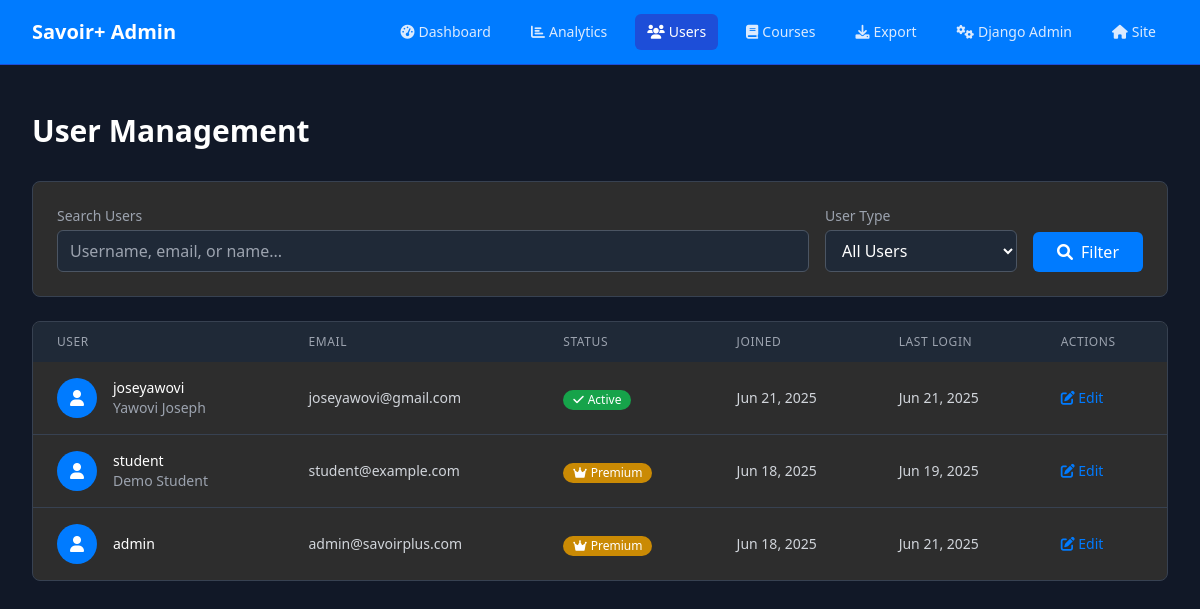
Page /manage/users/ (signed in) on the committed database.
### lms/models.py (models this page shows, shortened)
class User(AbstractUser):
    is_paid_user = models.BooleanField(default=False, verbose_name=_('Is Paid User'))
    trial_start_date = models.DateTimeField(auto_now_add=True, verbose_name=_('Trial Start Date'))
    trial_end_date = models.DateTimeField(blank=True, null=True, verbose_name=_('Trial End Date'))
    def save(self, *args, **kwargs):
        if not self.trial_start_date:
            from django.utils import timezone
            self.trial_start_date = timezone.now()
        if not self.trial_end_date and self.trial_start_date:
            self.trial_end_date = self.trial_start_date + timedelta(days=15)
        super().save(*args, **kwargs)

### lms/views.py (the view, shortened to what this page needs)
# urls.py: path('manage/users/', views.admin_user_management, name='admin_user_management'),
@staff_member_required
def admin_user_management(request):
    users = User.objects.all().order_by('-date_joined')
    search_query = request.GET.get('search', '')
    paginator = Paginator(users, 25)
    page_number = request.GET.get('page')
    users = paginator.get_page(page_number)
    context = {
        'users': users,
        'search_query': search_query,
        'total_users': User.objects.count(),
        'active_users': User.objects.filter(is_active=True).count(),
        'paid_users': User.objects.filter(is_paid_user=True).count(),
    }
    return render(request, 'admin/user_management.html', context)

### templates/admin/user_management.html (shortened to what this page needs)
<!DOCTYPE html>
<html lang="en">
<head>
    <script src="https://cdn.tailwindcss.com"></script>
    <link rel="stylesheet" href="https://cdnjs.cloudflare.com/ajax/libs/font-awesome/6.0.0/css/all.min.css">
</head>
<body class="bg-gray-900 text-white">
    <nav class="bg-primary border-b border-blue-700">
        <div class="max-w-7xl mx-auto px-4 sm:px-6 lg:px-8">
            <div class="flex justify-between h-16">
                <div class="flex items-center">
                    <h1 class="text-xl font-bold text-white">Savoir+ Admin</h1>
                </div>
                <div class="flex items-center space-x-4">
                    <a href="/manage/" class="px-3 py-2 rounded-md text-sm font-medium text-blue-100 hover:bg-blue-700">
                        <i class="fas fa-tachometer-alt mr-1"></i>Dashboard
                    </a>
                    <a href="/manage/analytics/" class="px-3 py-2 rounded-md text-sm font-medium text-blue-100 hover:bg-blue-700">
                        <i class="fas fa-chart-bar mr-1"></i>Analytics
                    </a>
                    <a href="/manage/users/" class="px-3 py-2 rounded-md text-sm font-medium bg-blue-700 text-white">
                        <i class="fas fa-users mr-1"></i>Users
                    </a>
                    <a href="/manage/courses/" class="px-3 py-2 rounded-md text-sm font-medium text-blue-100 hover:bg-blue-700">
                        <i class="fas fa-book mr-1"></i>Courses
                    </a>
                    <a href="/manage/export/" class="px-3 py-2 rounded-md text-sm font-medium text-blue-100 hover:bg-blue-700">
                        <i class="fas fa-download mr-1"></i>Export
                    </a>
                    <a href="/admin/" class="px-3 py-2 rounded-md text-sm font-medium text-blue-100 hover:bg-blue-700">
                        <i class="fas fa-cogs mr-1"></i>Django Admin
                    </a>
                    <a href="/" class="px-3 py-2 rounded-md text-sm font-medium text-blue-100 hover:bg-blue-700">
                        <i class="fas fa-home mr-1"></i>Site
                    </a>
                </div>
            </div>
        </div>
    </nav>
    <div class="max-w-7xl mx-auto py-6 sm:px-6 lg:px-8">
        <div class="px-4 py-6 sm:px-0">
            <h1 class="text-3xl font-bold text-white mb-8">User Management</h1>
            <div class="bg-dark-card rounded-lg p-6 border border-gray-700 mb-6">
                <form method="get" class="flex flex-wrap gap-4">
                    <div class="flex-1 min-w-64">
                        <label class="block text-sm font-medium text-gray-400 mb-1">Search Users</label>
                        <input type="text" name="search" value="{{ search }}"
                               placeholder="Username, email, or name..."
                               class="w-full px-3 py-2 bg-gray-800 border border-gray-600 rounded-md text-white focus:outline-none focus:ring-2 focus:ring-primary">
                    </div>
                    <div class="min-w-48">
                        <label class="block text-sm font-medium text-gray-400 mb-1">User Type</label>
                        <select name="type" class="w-full px-3 py-2 bg-gray-800 border border-gray-600 rounded-md text-white focus:outline-none focus:ring-2 focus:ring-primary">
                            <option value="all" {% if user_type == 'all' %}selected{% endif %}>All Users</option>
                        </select>
                    </div>
                    <div class="flex items-end">
                        <button type="submit" class="px-6 py-2 bg-primary text-white rounded-md hover:bg-blue-600 focus:outline-none focus:ring-2 focus:ring-primary">
                            <i class="fas fa-search mr-2"></i>Filter
                        </button>
                    </div>
                </form>
            </div>
            <div class="bg-dark-card rounded-lg border border-gray-700 overflow-hidden">
                <div class="overflow-x-auto">
                    <table class="w-full">
                        <thead class="bg-gray-800">
                            <tr>
                                <th class="px-6 py-3 text-left text-xs font-medium text-gray-400 uppercase tracking-wider">User</th>
                                <th class="px-6 py-3 text-left text-xs font-medium text-gray-400 uppercase tracking-wider">Email</th>
                                <th class="px-6 py-3 text-left text-xs font-medium text-gray-400 uppercase tracking-wider">Status</th>
                                <th class="px-6 py-3 text-left text-xs font-medium text-gray-400 uppercase tracking-wider">Joined</th>
                                <th class="px-6 py-3 text-left text-xs font-medium text-gray-400 uppercase tracking-wider">Last Login</th>
                                <th class="px-6 py-3 text-left text-xs font-medium text-gray-400 uppercase tracking-wider">Actions</th>
                            </tr>
                        </thead>
                        <tbody class="divide-y divide-gray-700">
                            {% for user in users %}
                            <tr class="hover:bg-gray-800">
                                <td class="px-6 py-4 whitespace-nowrap">
                                    <div class="flex items-center">
                                        <div class="w-10 h-10 bg-primary rounded-full flex items-center justify-center">
                                            <i class="fas fa-user text-white"></i>
                                        </div>
                                        <div class="ml-4">
                                            <div class="text-sm font-medium text-white">{{ user.username }}</div>
                                            <div class="text-sm text-gray-400">{{ user.first_name }} {{ user.last_name }}</div>
                                        </div>
                                    </div>
                                </td>
                                <td class="px-6 py-4 whitespace-nowrap text-sm text-gray-300">{{ user.email }}</td>
                                <td class="px-6 py-4 whitespace-nowrap">
                                    {% if user.is_paid_user %}
                                    <span class="inline-flex items-center px-2.5 py-0.5 rounded-full text-xs font-medium bg-yellow-600 text-white">
                                        <i class="fas fa-crown mr-1"></i>Premium
                                    </span>
                                    {% elif user.is_active %}
                                    <span class="inline-flex items-center px-2.5 py-0.5 rounded-full text-xs font-medium bg-green-600 text-white">
                                        <i class="fas fa-check mr-1"></i>Active
                                    </span>
                                    {% else %}
                                    <span class="inline-flex items-center px-2.5 py-0.5 rounded-full text-xs font-medium bg-red-600 text-white">
                                        <i class="fas fa-times mr-1"></i>Inactive
                                    </span>
                                    {% endif %}
                                </td>
                                <td class="px-6 py-4 whitespace-nowrap text-sm text-gray-300">{{ user.date_joined|date:"M d, Y" }}</td>
                                <td class="px-6 py-4 whitespace-nowrap text-sm text-gray-300">
                                    {% if user.last_login %}
                                        {{ user.last_login|date:"M d, Y" }}
                                    {% else %}
                                        Never
                                    {% endif %}
                                </td>
                                <td class="px-6 py-4 whitespace-nowrap text-sm font-medium">
                                    <a href="/admin/lms/user/{{ user.id }}/change/" class="text-primary hover:text-blue-400 mr-3">
                                        <i class="fas fa-edit"></i> Edit
                                    </a>
                                </td>
                            </tr>
                            {% empty %}
                            <tr>
                                <td colspan="6" class="px-6 py-4 text-center text-gray-400">No users found</td>
                            </tr>
                            {% endfor %}
                        </tbody>
                    </table>
                </div>
            </div>
        </div>
    </div>
</body>
</html>

### rows in the picture
User: username "joseyawovi", first_name "Yawovi", last_name "Joseph", email "joseyawovi@gmail.com", is_paid_user False (drawn), date_joined "Jun 21, 2025", last_login "Jun 21, 2025"
User: username "student", first_name "Demo", last_name "Student", email "student@example.com", is_paid_user True (drawn), date_joined "Jun 18, 2025", last_login "Jun 19, 2025"
User: username "admin", email "admin@savoirplus.com", is_paid_user True (drawn), date_joined "Jun 18, 2025", last_login "Jun 21, 2025"
